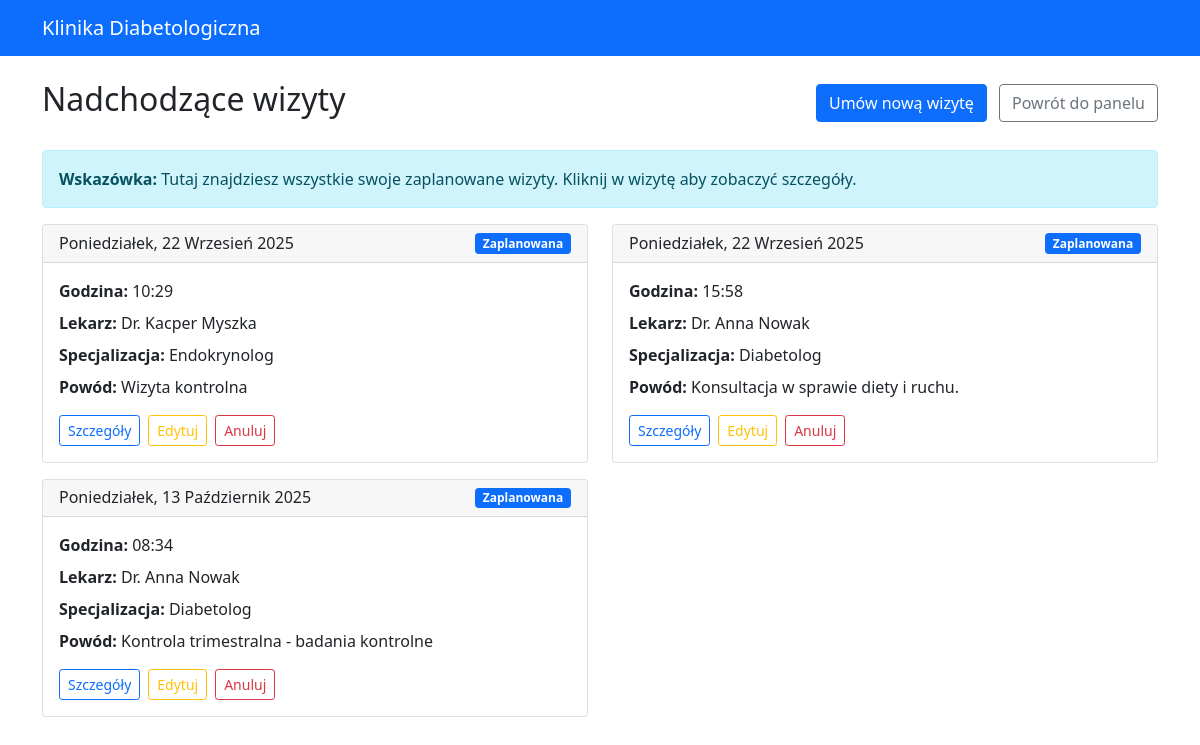
The app's page /appointments/upcoming/ (signed in) with its own data.
### appointments/models.py (models this page shows, shortened)
class Appointment(models.Model):
    STATUS_CHOICES = [
        ('scheduled', 'Zaplanowana'),
        ('completed', 'Zakończona'),
        ('cancelled', 'Anulowana'),
        ('no_show', 'Niestawiennictwo'),
    ]
    patient = models.ForeignKey(Patient, on_delete=models.CASCADE, related_name='appointments')
    doctor = models.ForeignKey(Doctor, on_delete=models.CASCADE, related_name='appointments')
    appointment_date = models.DateTimeField()
    status = models.CharField(max_length=15, choices=STATUS_CHOICES, default='scheduled')
    reason = models.CharField(max_length=200, help_text="Powód wizyty")
    notes = models.TextField(blank=True, help_text="Notatki z wizyty")
    duration_minutes = models.PositiveIntegerField(default=30)
    created_at = models.DateTimeField(auto_now_add=True)
    updated_at = models.DateTimeField(auto_now=True)
    class Meta:
        ordering = ['-appointment_date']
        verbose_name = "Wizyta"
        verbose_name_plural = "Wizyty"

### doctors/models.py (models this page shows, shortened)
class Doctor(models.Model):
    user = models.OneToOneField(settings.AUTH_USER_MODEL, on_delete=models.CASCADE, related_name='doctor_profile')
    license_number = models.CharField(max_length=20, unique=True)
    specialization = models.CharField(
        max_length=50,
        choices=[
            ('endocrinologist', 'Endokrynolog'),
            ('diabetologist', 'Diabetolog'),
            ('internal_medicine', 'Internista'),
            ('family_medicine', 'Lekarz rodzinny'),
        ]
    )
    years_of_experience = models.PositiveIntegerField()
    office_address = models.TextField()
    consultation_fee = models.DecimalField(max_digits=6, decimal_places=2)
    working_hours_start = models.TimeField()
    working_hours_end = models.TimeField()
    working_days = models.CharField(
        max_length=20,
        choices=[
            ('mon-fri', 'Poniedziałek-Piątek'),
            ('mon-sat', 'Poniedziałek-Sobota'),
            ('tue-thu', 'Wtorek-Czwartek'),
        ],
        default='mon-fri'
    )
    education = models.TextField()
    certifications = models.TextField(blank=True)
    bio = models.TextField(blank=True)
    is_accepting_patients = models.BooleanField(default=True)
    created_at = models.DateTimeField(auto_now_add=True)
    updated_at = models.DateTimeField(auto_now=True)
    class Meta:
        verbose_name = "Lekarz"
        verbose_name_plural = "Lekarze"

### authentication/models.py (models this page shows, shortened)
class User(AbstractUser):
    USER_TYPE_CHOICES = (
        ('patient', 'Pacjent'),
        ('doctor', 'Lekarz'),
    )
    user_type = models.CharField(
        max_length=10,
        choices=USER_TYPE_CHOICES,
        default='patient'
    )
    phone_number = models.CharField(max_length=15, blank=True)
    def is_patient(self):
        return self.user_type == 'patient'

### appointments/views.py (the view)
# urls.py: path('upcoming/', views.upcoming_appointments, name='upcoming'),
@login_required
def upcoming_appointments(request):
    if not request.user.is_patient():
        return redirect('authentication:login')
    patient = request.user.patient_profile
    appointments = Appointment.objects.filter(
        patient=patient,
        status='scheduled',
        appointment_date__gte=timezone.now()
    ).order_by('appointment_date')
    context = {
        'appointments': appointments,
        'patient': patient,
    }
    return render(request, 'appointments/upcoming_appointments.html', context)

### appointments/templates/appointments/upcoming_appointments.html (shortened to what this page needs)
{% extends 'authentication/base.html' %}
{% block content %}
<div class="row">
    <div class="col-md-12">
        <div class="d-flex justify-content-between align-items-center mb-4">
            <h2>Nadchodzące wizyty</h2>
            <div>
                <a href="{% url 'appointments:book_appointment' %}" class="btn btn-primary me-2">
                     Umów nową wizytę
                </a>
                <a href="{% url 'patients:dashboard' %}" class="btn btn-outline-secondary">Powrót do panelu</a>
            </div>
        </div>
        {% if appointments %}
            <div class="alert alert-info mb-3">
                <strong>Wskazówka:</strong> Tutaj znajdziesz wszystkie swoje zaplanowane wizyty.
                Kliknij w wizytę aby zobaczyć szczegóły.
            </div>
            <div class="row">
                {% for appointment in appointments %}
                    <div class="col-md-6 mb-3">
                        <div class="card">
                            <div class="card-header d-flex justify-content-between align-items-center">
                                <h6 class="mb-0">{{ appointment.appointment_date|date:"l, j F Y" }}</h6>
                                <span class="badge bg-primary">{{ appointment.get_status_display }}</span>
                            </div>
                            <div class="card-body">
                                <div class="row">
                                    <div class="col-12">
                                        <p class="mb-2">
                                            <strong>Godzina:</strong> {{ appointment.appointment_date|time:"H:i" }}
                                        </p>
                                        <p class="mb-2">
                                            <strong>Lekarz:</strong> Dr. {{ appointment.doctor.user.first_name }} {{ appointment.doctor.user.last_name }}
                                        </p>
                                        <p class="mb-2">
                                            <strong>Specjalizacja:</strong> {{ appointment.doctor.get_specialization_display }}
                                        </p>
                                        <p class="mb-3">
                                            <strong>Powód:</strong> {{ appointment.reason }}
                                        </p>
                                    </div>
                                </div>
                                <div class="d-flex gap-2">
                                    <a href="{% url 'appointments:detail' appointment.id %}"
                                       class="btn btn-outline-primary btn-sm">
                                         Szczegóły
                                    </a>
                                    <a href="{% url 'appointments:edit_appointment' appointment.id %}"
                                       class="btn btn-outline-warning btn-sm">
                                         Edytuj
                                    </a>
                                    <a href="{% url 'appointments:cancel_appointment' appointment.id %}"
                                       class="btn btn-outline-danger btn-sm">
                                         Anuluj
                                    </a>
                                </div>
                            </div>
                        </div>
                    </div>
                {% endfor %}
            </div>
        {% endif %}
    </div>
</div>
{% endblock %}

### records on screen
Appointment: appointment_date "Poniedziałek, 22 Wrzesień 2025", status "Zaplanowana", appointment_date "10:29", doctor.user.first_name "Kacper", doctor.user.last_name "Myszka", doctor.specialization "Endokrynolog", reason "Wizyta kontrolna"
Appointment: appointment_date "Poniedziałek, 22 Wrzesień 2025", status "Zaplanowana", appointment_date "15:58", doctor.user.first_name "Anna", doctor.user.last_name "Nowak", doctor.specialization "Diabetolog", reason "Konsultacja w sprawie diety i ruchu."
Appointment: appointment_date "Poniedziałek, 13 Październik 2025", status "Zaplanowana", appointment_date "08:34", doctor.user.first_name "Anna", doctor.user.last_name "Nowak", doctor.specialization "Diabetolog", reason "Kontrola trimestralna - badania kontrolne"
